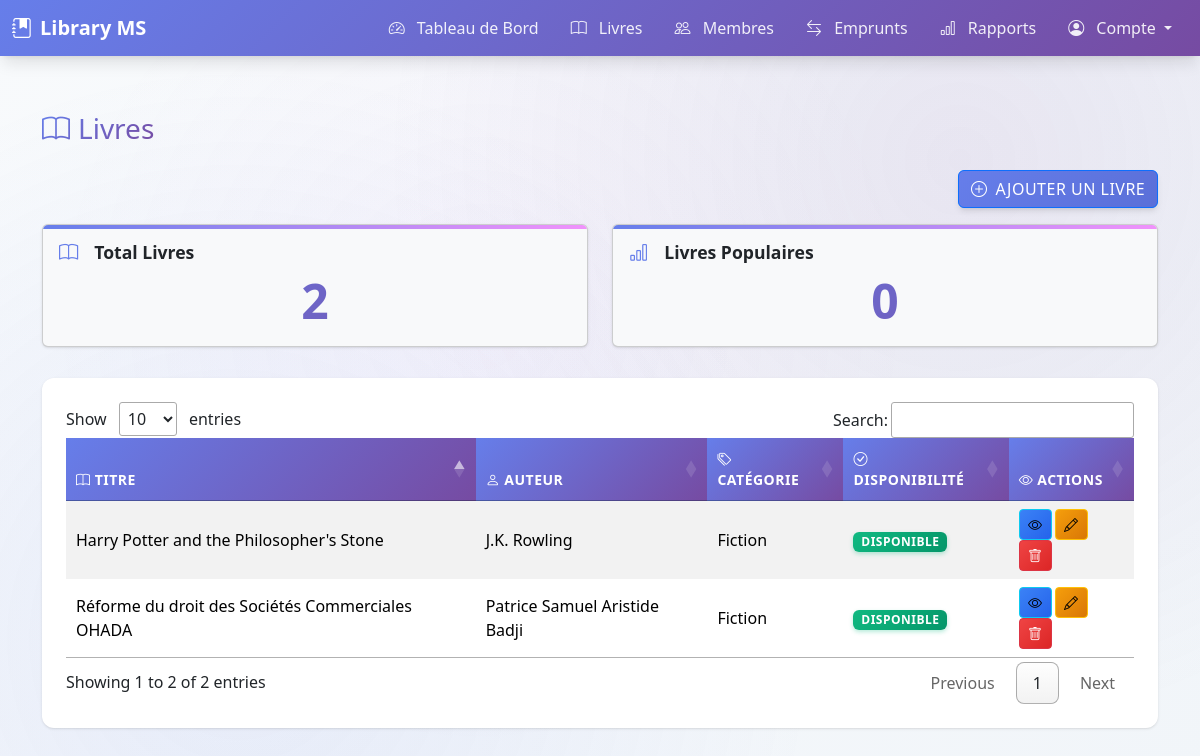
/books, run on the app's committed database.
### tables this page shows
CREATE TABLE books (
            book_id INTEGER PRIMARY KEY AUTOINCREMENT,
            title TEXT NOT NULL,
            author_id INTEGER,
            category_id INTEGER,
            isbn TEXT UNIQUE,
            publication_year INTEGER,
            publisher TEXT,
            quantity INTEGER DEFAULT 1,
            available_quantity INTEGER DEFAULT 1,
            FOREIGN KEY (author_id) REFERENCES authors (author_id),
            FOREIGN KEY (category_id) REFERENCES categories (category_id)
        );

CREATE TABLE authors (
            author_id INTEGER PRIMARY KEY AUTOINCREMENT,
            name TEXT NOT NULL,
            biography TEXT
        );

CREATE TABLE categories (
            category_id INTEGER PRIMARY KEY AUTOINCREMENT,
            name TEXT NOT NULL,
            description TEXT
        );

### controllers/dashboard_controller.py (the view)
@dashboard_blueprint.route("/books", methods=["GET"])
def books():
    try:
        stats = dashboard_service.get_dashboard_statistics()
        books_data = dashboard_service.get_books_data()
        return render_template("books.html", **stats, books=books_data)
    except Exception as e:
        return jsonify({"error": str(e)}), 500

### models/author.py (called while the page is built)
    @property
    def name(self):
        return self._get_attribute("name")

    @classmethod
    def all(cls):
        query = f"SELECT * FROM {cls.TABLE_NAME}"
        results = DatabaseConnection.execute_query(query)
        if results:
            conn = DatabaseConnection.get_connection()
            cursor = conn.cursor()
            cursor.execute(f"PRAGMA table_info({cls.TABLE_NAME})")
            columns = [column[1] for column in cursor.fetchall()]
            conn.close()
            return [cls(**dict(zip(columns, result))) for result in results]
        return []

    @classmethod
    def find_by_id(cls, author_id):
        query = f"SELECT * FROM {cls.TABLE_NAME} WHERE {cls.PRIMARY_KEY} = ?"
        result = DatabaseConnection.execute_query(query, (author_id,))
        if result:
            conn = DatabaseConnection.get_connection()
            cursor = conn.cursor()
            cursor.execute(f"PRAGMA table_info({cls.TABLE_NAME})")
            columns = [column[1] for column in cursor.fetchall()]
            conn.close()
            return cls(**dict(zip(columns, result[0])))
        return None

### models/base_model.py (called while the page is built)
    def _get_attribute(self, name):
        return self._attributes.get(name)

    def _set_attribute(self, name, value):
        self._attributes[name] = value

    def __setattr__(self, name, value):
        if name == "_attributes":
            super().__setattr__(name, value)
        else:
            self._set_attribute(name, value)

    @classmethod
    def find_by_id(cls, id: int):
        if not cls.TABLE_NAME or not cls.PRIMARY_KEY:
            raise NotImplementedError("TABLE_NAME and PRIMARY_KEY must be defined in subclass")
        query = f"SELECT * FROM {cls.TABLE_NAME} WHERE {cls.PRIMARY_KEY} = ?"
        result = DatabaseConnection.execute_query(query, (id,))
        if result and len(result) > 0:
            conn = DatabaseConnection.get_connection()
            cursor = conn.cursor()
            cursor.execute(f"PRAGMA table_info({cls.TABLE_NAME})")
            columns = [column[1] for column in cursor.fetchall()]
            conn.close()
            record_dict = dict(zip(columns, result[0]))
            return cls(**record_dict)
        return None

### models/book.py (called while the page is built)
    @property
    def book_id(self):
        return self._get_attribute("book_id")

    @property
    def title(self):
        return self._get_attribute("title")

    @property
    def author_id(self):
        return self._get_attribute("author_id")

### templates/books.html (shortened to what this page needs)
<!DOCTYPE html>
<html lang="fr">
<head>
    <link rel="stylesheet" href="/static/css/style.css">
    <link href="https://cdn.jsdelivr.net/npm/bootstrap@5.3.2/dist/css/bootstrap.min.css" rel="stylesheet">
    <link rel="stylesheet" href="https://cdn.jsdelivr.net/npm/bootstrap-icons@1.11.3/font/bootstrap-icons.css">
    <link rel="stylesheet" href="https://cdn.datatables.net/1.13.4/css/jquery.dataTables.min.css">
</head>
<body>
{% include 'includes/navbar.html' %}
<div class="container">
    <h3 class="mb-4"><i class="bi bi-book me-2"></i>Livres</h3>
    <div class="d-flex justify-content-end mb-3">
        <button class="btn btn-primary" id="addBookButton" title="Ajouter un nouveau livre">
            <i class="bi bi-plus-circle me-2"></i>Ajouter un livre
        </button>
    </div>
    <div class="row text-center mb-4">
        <div class="col-md-6">
            <div class="card bg-light">
                <div class="card-body">
                    <h5 class="card-title"><i class="bi bi-book me-2"></i>Total Livres</h5>
                    <p class="card-text display-4">{{ total_books }}</p>
                </div>
            </div>
        </div>
        <div class="col-md-6">
            <div class="card bg-light">
                <div class="card-body">
                    <h5 class="card-title"><i class="bi bi-bar-chart me-2"></i>Livres Populaires</h5>
                    <p class="card-text display-4">{{total_popular_books}}</p>
                </div>
            </div>
        </div>
    </div>
    <div class="table-responsive">
        <table id="booksTable" class="table table-striped table-hover align-middle">
            <thead class="table-primary">
                <tr>
                    <th><i class="bi bi-book"></i> Titre</th>
                    <th><i class="bi bi-person"></i> Auteur</th>
                    <th><i class="bi bi-tags"></i> Catégorie</th>
                    <th><i class="bi bi-check-circle"></i> Disponibilité</th>
                    <th><i class="bi bi-eye"></i> Actions</th>
                </tr>
            </thead>
            <tbody>
                {% for book in books %}
                    <tr data-book-id="{{ book.id }}" data-isbn="{{ book.isbn }}" data-publication-year="{{ book.publication_year }}" data-publisher="{{ book.publisher }}" data-quantity="{{ book.quantity }}" data-available-quantity="{{ book.available_quantity }}">
                        <td>{{ book.title }}</td>
                        <td>{{ book.author }}</td>
                        <td>{{ book.category }}</td>
                        <td>
                            {% if book.available_quantity > 0 %}
                            <span class="badge bg-success">Disponible</span>
                            {% else %}
                            <span class="badge bg-danger">Emprunté</span>
                            {% endif %}
                        </td>
                        <td>
                            <button class="btn btn-info btn-sm see-detail-book" title="Voir détails"><i class="bi bi-eye"></i></button>
                            <button class="btn btn-warning btn-sm edit-book" title="Modifier"><i class="bi bi-pencil"></i></button>
                            <button class="btn btn-danger btn-sm delete-book" title="Supprimer"><i class="bi bi-trash"></i></button>
                        </td>
                    </tr>
                {% endfor %}
            </tbody>
        </table>
    </div>
</div>
<div class="toast-container position-fixed top-0 end-0 p-3">
</div>
</body>
</html>

### data on the page
books: title "Harry Potter and the Philosopher's Stone"
authors: author "J.K. Rowling"
categories: category "Fiction" "Fiction"
books: title "Réforme du droit des Sociétés Commerciales OHADA"
authors: author "Patrice Samuel Aristide Badji"

### other printed values
{{ total_books }} "2"
{{ total_popular_books }} "0"
